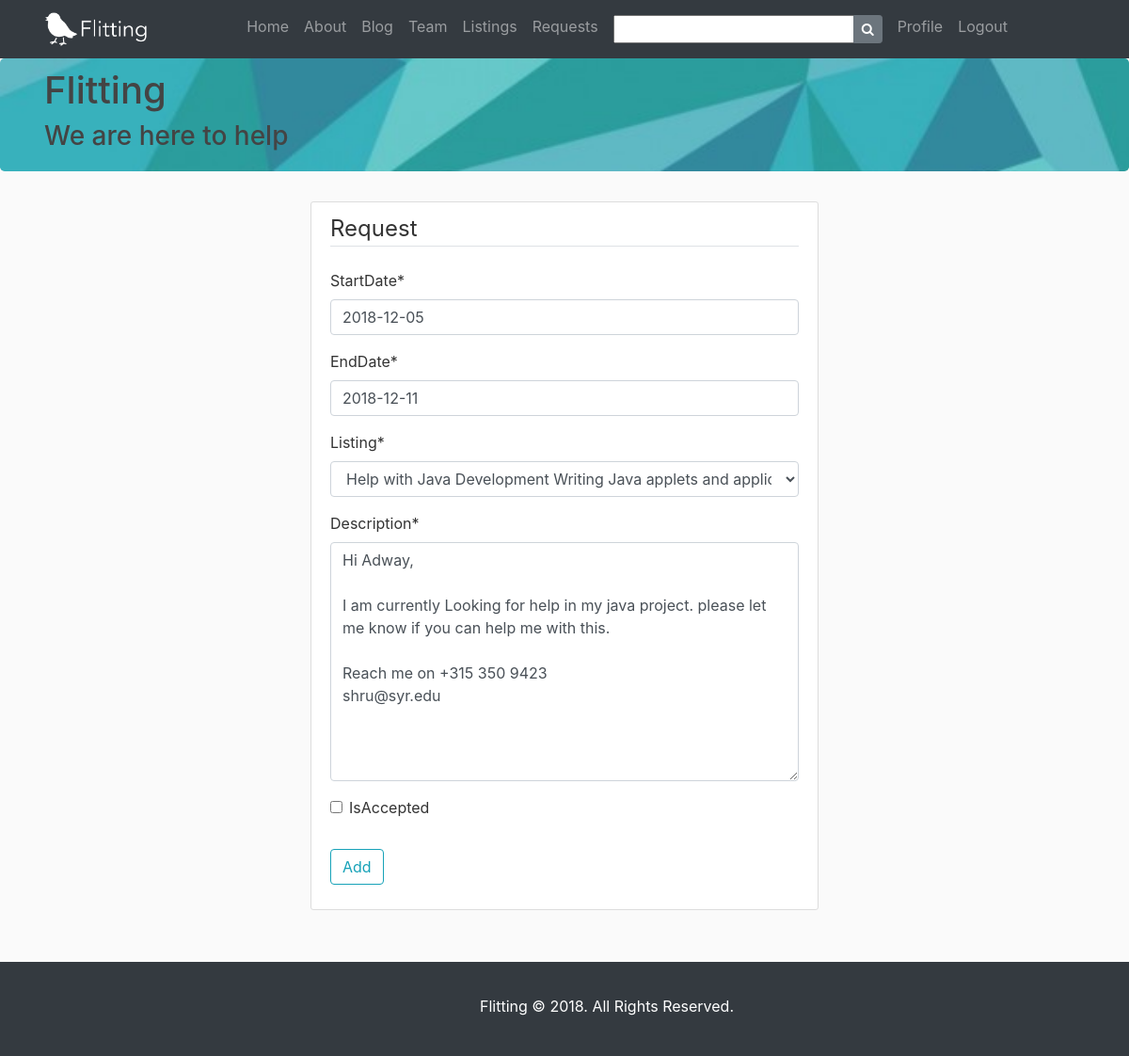
The page /flitting/request/3/update/ (signed in) on the database its author committed.
### flitting/models.py (models this page shows, shortened)
class Request(models.Model):
    helper = models.ForeignKey(User, on_delete= models.CASCADE,related_name='Request_helper')
    newbie =  models.ForeignKey(User, on_delete= models.CASCADE,related_name='Request_newbie')
    listing = models.ForeignKey(Listing, on_delete=models.PROTECT)
    description= models.TextField()
    isAccepted= models.BooleanField()
    startDate= models.DateField()
    endDate= models.DateField()
    date_posted = models.DateTimeField(default=timezone.now)

class Listing(models.Model):
    user= models.ForeignKey(User, on_delete= models.CASCADE)
    city =  models.TextField()
    country = models.TextField()
    description= models.TextField()
    category= models.TextField()
    date_posted = models.DateTimeField(default=timezone.now)
    def __str__(self):
        return self.description

### flitting/views.py (the view, shortened to what this page needs)
# urls.py: path('request/<int:pk>/update/', RequestUpdateView.as_view(success_url="/flitting/request/"), name = 'request-update'),
class RequestUpdateView(LoginRequiredMixin,UserPassesTestMixin,UpdateView):
    model = Request
    fields = ['startDate','endDate','listing','description','isAccepted']
    def get_form(self):
        form = super().get_form()
        form.fields['startDate'].widget = DatePickerInput(format='%Y-%m-%d')
        form.fields['endDate'].widget = DatePickerInput(format='%Y-%m-%d')
        return form
    def test_func(self):
        Request = self.get_object()
        if self.request.user == Request.helper or self.request.user == Request.newbie:
            return True
        return False

### flitting/templates/flitting/request_form.html (shortened to what this page needs)
{% extends "flitting/base.html"%}
{%load crispy_forms_tags%}
{%block content%}
<div class = "container">
  <div class="row justify-content-center">
  <div class="col-6">
  <div class ="content-section">
    <form method = "POST">
      <fieldset class = "form-group">
        <legend class = "border-bottom mb-4"> Request
        </legend>
        {{form|crispy}}
      </fieldset>
      <div class="form-group">
        <button type="submit" name="submit" class = "btn btn-outline-info">Add</button>
      </div>
    </form>
  </div>
  </div>
  </div>
</div>
{%endblock content%}

### flitting/static/flitting/main.css (style rules this page uses)
body { background: #fafafa; color: #333333; }
.content-section { background: #ffffff; padding: 10px 20px; border: 1px solid #dddddd; border-radius: 3px; margin-bottom: 20px; }

### rows shown on the page
Request: startDate "2018-12-05", endDate "2018-12-11", listing "Help with Java Development Writing Java applets and applications needs development tools like JDK. The JDK includes the Java Runtime Environment, the Java compiler and the Java APIs. It's easy for both new and experienced programmers to get started."
Listing: description "Hi Adway, I am currently Looking for help in my java project. please let me know if you can help me with this. Reach me on +315 350 9423 shru@syr.edu"
